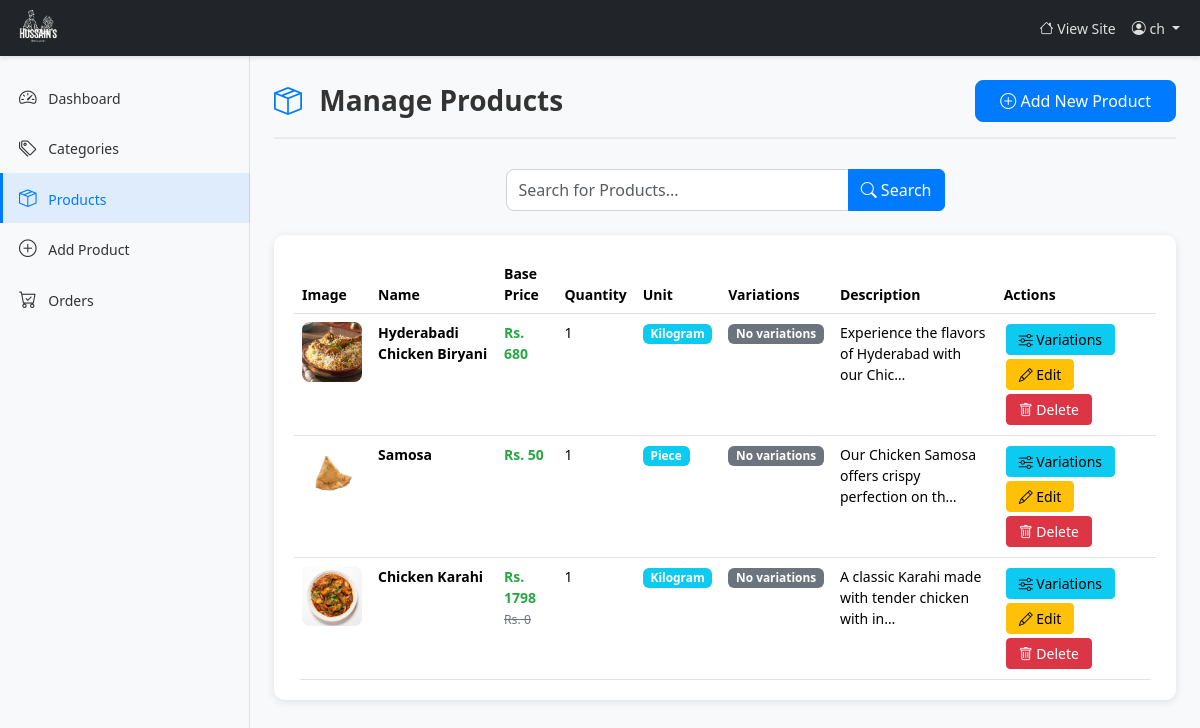
Page /dashboard/products/ (signed in) on the earlier database version.
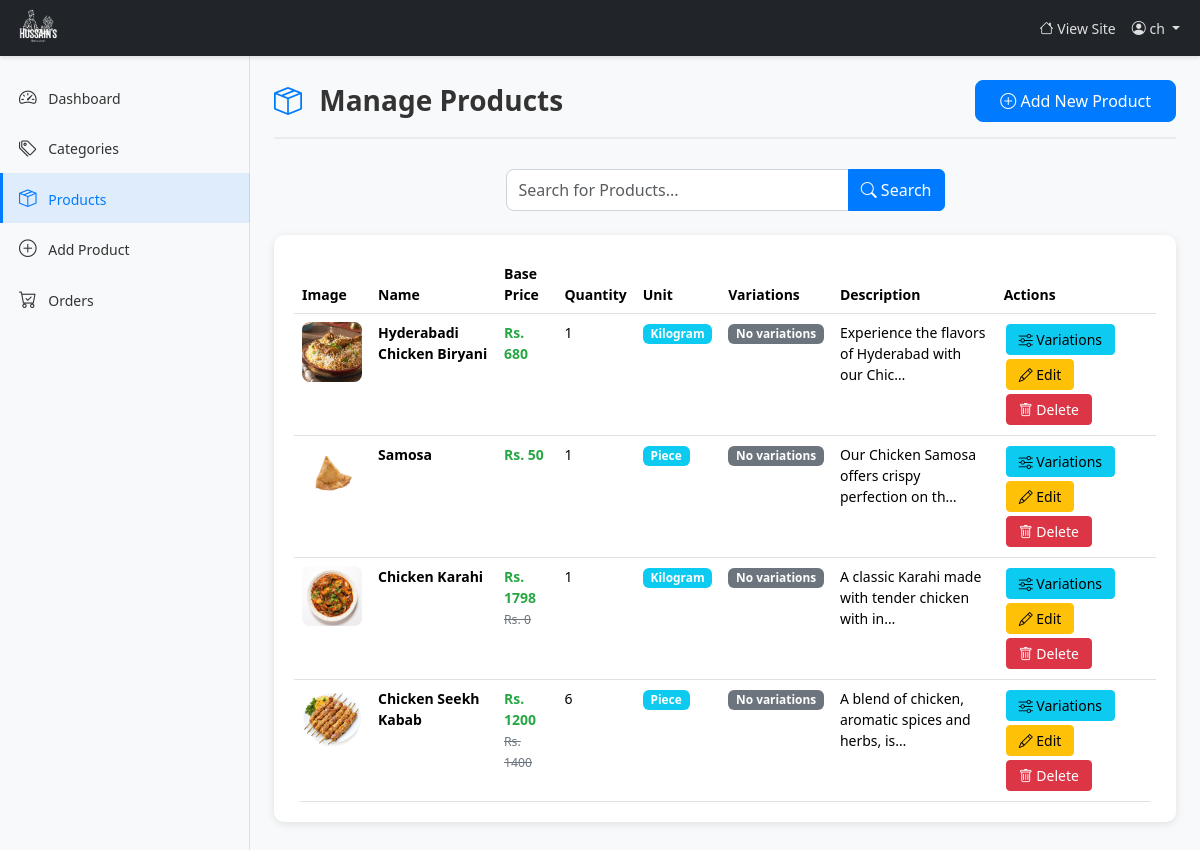
Same page on the later database version.
### products/models.py (models this page shows, shortened)
class BaseModel(models.Model):
    created_at = models.DateTimeField(auto_now_add=True)
    updated_at = models.DateTimeField(auto_now=True)
    class Meta:
        abstract = True

class Product(BaseModel):
    MEASURING_CHOICES = (
        ('KG', 'Kilogram'),
        ('ML', 'Milliliter'),
        ('L', 'Liter'),
        ('PIECE', 'Piece'),
        ('In','Inches'),
        ('NONE', 'None'),
    )
    category = models.ForeignKey(Category, on_delete=models.SET_NULL, null=True, blank=True, related_name='products')
    product_name = models.CharField(max_length=200)
    product_slug = models.SlugField(max_length=250, blank=True)
    product_description = models.TextField()
    product_price = models.IntegerField()
    product_demo_price = models.IntegerField()
    quantity = models.CharField(max_length=50, null=True, blank=True)
    product_measuring = models.CharField(max_length=100, choices=MEASURING_CHOICES, default='NONE')
    is_available = models.BooleanField(default=True, help_text="Is product available for ordering?")

class ProductImage(BaseModel):
    product = models.ForeignKey(Product, on_delete=models.CASCADE, related_name='images')
    product_image = models.ImageField(upload_to='products')

### products/views.py (the view)
# urls.py: path('dashboard/products/', views.manage_products, name='manage_products'),
@login_required
def manage_products(request):
    products = Product.objects.all()
    search_query = request.GET.get('search')
    if search_query:
        products = products.filter(product_name__icontains=search_query)
    context = {
        'products': products,
        'search_query': search_query,
    }
    return render(request, 'restaurant/manage_products.html', context)

### products/templates/restaurant/manage_products.html (shortened to what this page needs)
{% extends "dashbase.html" %}
{% block content %}
<div class="page-header">
    <h1><i class="bi bi-box-seam"></i> Manage Products</h1>
    <a href="{% url 'add_product' %}" class="btn btn-primary btn-dashboard">
        <i class="bi bi-plus-circle"></i> Add New Product
    </a>
</div>
    <div class="row justify-content-center mb-4">
        <div class="col-md-6">
            <form method="GET" action="{% url 'manage_products' %}" class="search-form">
                <div class="input-group">
                    <input type="text" class="form-control" name="search" placeholder="Search for Products..."
                           value="{{ search_query|default:'' }}">
                    <button class="btn btn-primary" type="submit">
                        <i class="bi bi-search"></i> Search
                    </button>
                </div>
            </form>
        </div>
    </div>
<div class="dashboard-table">
    {% if products %}
    <div class="table-responsive">
        <table class="table table-hover">
            <thead>
                <tr>
                    <th>Image</th>
                    <th>Name</th>
                    <th>Base Price</th>
                    <th>Quantity</th>
                    <th>Unit</th>
                    <th>Variations</th>
                    <th>Description</th>
                    <th>Actions</th>
                </tr>
            </thead>
            <tbody>
                {% for product in products %}
                <tr>
                    <td>
                        {% if product.images.first %}
                            <img src="{{ product.images.first.product_image.url }}" alt="{{ product.product_name }}" class="product-thumbnail">
                        {% else %}
                            <img src="https://via.placeholder.com/60" alt="No image" class="product-thumbnail">
                        {% endif %}
                    </td>
                    <td><strong>{{ product.product_name }}</strong></td>
                    <td>
                        <span class="text-success fw-bold">Rs. {{ product.product_price }}</span>
                        {% if product.product_demo_price != product.product_price %}
                            <br><small class="text-muted text-decoration-line-through">Rs. {{ product.product_demo_price }}</small>
                        {% endif %}
                    </td>
                    <td>{{ product.quantity }}</td>
                    <td><span class="badge bg-info">{{ product.get_product_measuring_display }}</span></td>
                    <td>
                        {% if product.variations.count > 0 %}
                            <span class="badge bg-success">{{ product.variations.count }} variation(s)</span>
                        {% else %}
                            <span class="badge bg-secondary">No variations</span>
                        {% endif %}
                    </td>
                    <td>{{ product.product_description|truncatechars:50 }}</td>
                    <td class="action-buttons">
                        <button type="button" class="btn btn-sm btn-info" data-bs-toggle="modal" data-bs-target="#variationsModal{{ product.id }}" title="Manage Variations">
                            <i class="bi bi-sliders"></i> Variations
                        </button>
                        <a href="{% url 'edit_product' product.product_slug %}" class="btn btn-sm btn-warning" title="Edit">
                            <i class="bi bi-pencil"></i> Edit
                        </a>
                        <a href="{% url 'delete_product' product.product_slug %}" class="btn btn-sm btn-danger" onclick="return confirm('Are you sure you want to delete {{ product.product_name }}?');" title="Delete">
                            <i class="bi bi-trash"></i> Delete
                        </a>
                    </td>
                </tr>
                {% endfor %}
            </tbody>
        </table>
    </div>
    {% endif %}
</div>
{% endblock %}

Differences in the rows shown:
added Product: images.first.product_image (picture), product_name "Chicken Seekh Kabab", product_price "1200", product_demo_price "1400", quantity "6", product_measuring "Piece", shows "No variations", product_description "A blend of chicken, aromatic spices and herbs, is…"
